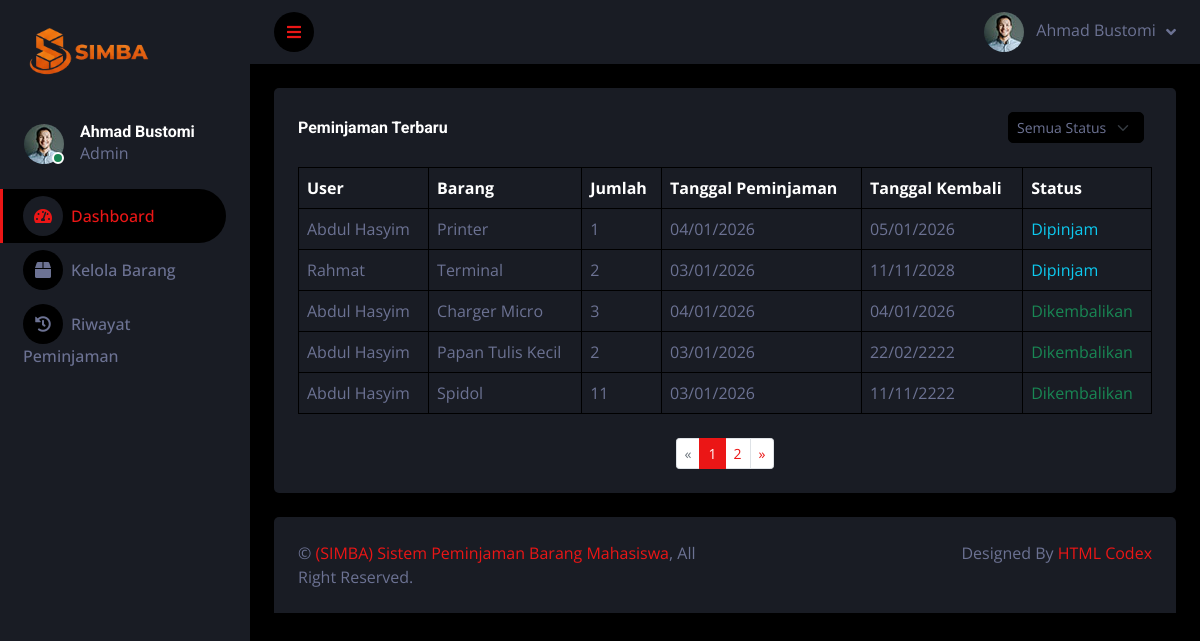
Screenshot of /admindashboard.php (signed in) with the database file from the repository.
### tables this page shows
CREATE TABLE `peminjaman` (
  `id_pinjam` int(11) NOT NULL,
  `id_user` int(11) NOT NULL,
  `id_barang` int(11) NOT NULL,
  `jumlah` int(11) NOT NULL,
  `tgl_pinjam` date NOT NULL,
  `tgl_kembali` date NOT NULL,
  `status` enum('dipinjam','dikembalikan') DEFAULT 'dipinjam',
  `created_at` timestamp NOT NULL DEFAULT current_timestamp()
);

CREATE TABLE `users` (
  `id_user` int(11) NOT NULL,
  `nama` varchar(100) NOT NULL,
  `username` varchar(50) NOT NULL,
  `password` varchar(255) NOT NULL,
  `created_at` timestamp NOT NULL DEFAULT current_timestamp()
);

CREATE TABLE `barang` (
  `id_barang` int(11) NOT NULL,
  `kode_barang` varchar(20) NOT NULL,
  `nama_barang` varchar(100) NOT NULL,
  `stok` int(11) NOT NULL DEFAULT 0,
  `deskripsi` text DEFAULT NULL,
  `created_at` timestamp NOT NULL DEFAULT current_timestamp()
);

### functions/funcpeminjaman.php (called while the page is built, shortened)
<?php
require_once __DIR__ . '/funcbarang.php';
function getSemuaPeminjaman($keyword = '', $limit = null, $offset = 0, $filter_status = '', $date = '', $dashboard_mode = false) {
    global $koneksi;
    $where_clauses = [];
    if ($dashboard_mode && empty($filter_status)) {
        $where_clauses[] = "(p.status = 'dipinjam'
                            OR p.status = 'rejected'
                            OR (p.status = 'dikembalikan' AND p.tgl_kembali >= DATE_SUB(NOW(), INTERVAL 1 DAY)))";
    }
    $where = "";
    if (count($where_clauses) > 0) {
        $where = "WHERE " . implode(" AND ", $where_clauses);
    }
    $query = "SELECT p.*, u.nama as nama_user, u.username, b.kode_barang, b.nama_barang
              FROM peminjaman p
              JOIN users u ON p.id_user = u.id_user
              JOIN barang b ON p.id_barang = b.id_barang
              $where";
    if ($dashboard_mode) {
        $query .= " ORDER BY
                    CASE
                        WHEN p.status = 'dipinjam' THEN 1
                        WHEN p.status = 'rejected' THEN 2
                        WHEN p.status = 'dikembalikan' THEN 3
                        ELSE 4
                    END,
                    p.created_at DESC";
    } else {
        $query .= " ORDER BY p.created_at DESC";
    }
    if ($limit !== null) {
        $limit = (int)$limit;
        $offset = (int)$offset;
        $query .= " LIMIT $limit OFFSET $offset";
    }
    $result = mysqli_query($koneksi, $query);
    $data = [];
    if ($result) {
        while ($row = mysqli_fetch_assoc($result)) {
            $data[] = $row;
        }
    }
    return $data;
}
function countSemuaPeminjaman($keyword = '', $filter_status = '', $date = '', $dashboard_mode = false) {
    global $koneksi;
    $where_clauses = [];
    if ($dashboard_mode && empty($filter_status)) {
        $where_clauses[] = "(p.status = 'dipinjam'
                            OR p.status = 'rejected'
                            OR (p.status = 'dikembalikan' AND p.tgl_kembali >= DATE_SUB(NOW(), INTERVAL 1 DAY)))";
    }
    $where = "";
    if (count($where_clauses) > 0) {
        $where = "WHERE " . implode(" AND ", $where_clauses);
    }
    $query = "SELECT COUNT(*) as total
              FROM peminjaman p
              JOIN users u ON p.id_user = u.id_user
              JOIN barang b ON p.id_barang = b.id_barang
              $where";
    $result = mysqli_query($koneksi, $query);
    if ($result) {
        $row = mysqli_fetch_assoc($result);
        return (int)($row['total'] ?? 0);
    }
    return 0;
}
?>

### admindashboard.php (the view, shortened to what this page needs)
<?php
require_once 'functions/functions.php';
require_once 'functions/funcpeminjaman.php';
$limit = 5;
$page = (int)($_GET['page'] ?? 1);
$offset = ($page - 1) * $limit;
$filter_status = $_GET['status'] ?? '';
$total_data = countSemuaPeminjaman('', $filter_status, '', true);
$total_pages = ceil($total_data / $limit);
$daftar_peminjaman = getSemuaPeminjaman('', $limit, $offset, $filter_status, '', true);
require_once 'header.php';
?>
            <div class="container-fluid pt-4 px-4">
                <div class="bg-secondary text-center rounded p-4">
                    <div class="d-flex align-items-center justify-content-between mb-4">
                        <h6 class="mb-0">Peminjaman Terbaru</h6>
                        <form method="GET" class="d-flex">
                            <select name="status" class="form-select form-select-sm me-2" onchange="this.form.submit()">
                                <option value="">Semua Status</option>
                            </select>
                        </form>
                    </div>
                    <?php if (count($daftar_peminjaman) > 0): ?>
                    <div class="table-responsive">
                        <table class="table text-start align-middle table-bordered table-hover mb-0">
                            <thead>
                                <tr class="text-white">
                                    <th scope="col">User</th>
                                    <th scope="col">Barang</th>
                                    <th scope="col">Jumlah</th>
                                    <th scope="col">Tanggal Peminjaman</th>
                                    <th scope="col">Tanggal Kembali</th>
                                    <th scope="col">Status</th>
                                </tr>
                            </thead>
                            <tbody>
                                <?php foreach ($daftar_peminjaman as $pinjam): ?>
                                <tr>
                                    <td><?= htmlspecialchars($pinjam['nama_user']) ?></td>
                                    <td><?= htmlspecialchars($pinjam['nama_barang']) ?></td>
                                    <td><?= $pinjam['jumlah'] ?></td>
                                    <td><?= date('d/m/Y', strtotime($pinjam['tgl_pinjam'])) ?></td>
                                    <td><?= date('d/m/Y', strtotime($pinjam['tgl_kembali'])) ?></td>
                                    <td>
                                        <?php
                                        $status_class = 'text-warning';
                                        if ($pinjam['status'] == 'dipinjam') $status_class = 'text-info';
                                        elseif ($pinjam['status'] == 'dikembalikan') $status_class = 'text-success';
                                        ?>
                                        <span class="<?= $status_class ?>"><?= ucfirst($pinjam['status']) ?></span>
                                    </td>
                                </tr>
                                <?php endforeach; ?>
                            </tbody>
                        </table>
                    </div>
                    <?php else: ?>
                        <p class="text-center">Belum ada data peminjaman.</p>
                    <?php endif; ?>
                    <?php if ($total_pages > 1): ?>
                    <nav aria-label="Page navigation" class="mt-4">
                        <ul class="pagination pagination-sm justify-content-center mb-0">
                            <li class="page-item <?= $page <= 1 ? 'disabled' : '' ?>">
                                <a class="page-link" href="?page=<?= $page - 1 ?>&status=<?= urlencode($filter_status) ?>" aria-label="Previous">
                                    <span aria-hidden="true">&laquo;</span>
                                </a>
                            </li>
                            <?php for ($i = 1; $i <= $total_pages; $i++): ?>
                                <li class="page-item <?= $page == $i ? 'active' : '' ?>">
                                    <a class="page-link" href="?page=<?= $i ?>&status=<?= urlencode($filter_status) ?>"><?= $i ?></a>
                                </li>
                            <?php endfor; ?>
                            <li class="page-item <?= $page >= $total_pages ? 'disabled' : '' ?>">
                                <a class="page-link" href="?page=<?= $page + 1 ?>&status=<?= urlencode($filter_status) ?>" aria-label="Next">
                                    <span aria-hidden="true">&raquo;</span>
                                </a>
                            </li>
                        </ul>
                    </nav>
                    <?php endif; ?>
                </div>
            </div>
<?php
require_once 'footer.php';
?>

### header.php (shortened to what this page needs)
<?php
function is_active($page_name) {
    echo basename($_SERVER['PHP_SELF']) == $page_name ? 'active' : '';
}
?>
<!DOCTYPE html>
<html lang="en">
<head>
    <link href="https://cdnjs.cloudflare.com/ajax/libs/font-awesome/5.10.0/css/all.min.css" rel="stylesheet">
    <link href="https://cdn.jsdelivr.net/npm/bootstrap-icons@1.4.1/font/bootstrap-icons.css" rel="stylesheet">
    <link href="bootstrap/lib/owlcarousel/assets/owl.carousel.min.css" rel="stylesheet">
    <link href="bootstrap/lib/tempusdominus/css/tempusdominus-bootstrap-4.min.css" rel="stylesheet" />
    <link href="bootstrap/css/bootstrap.min.css" rel="stylesheet">
    <link href="bootstrap/css/style.css" rel="stylesheet">
</head>
<body>
    <div class="container-fluid position-relative d-flex p-0">
        <div class="sidebar pe-4 pb-3">
            <nav class="navbar bg-secondary navbar-dark">
                <a href="admindashboard.php" class="navbar-brand mx-4 mb-3">
                    <h3 class="text-primary"><img src="bootstrap/img/Gemini_Image_acwmhaacwmhaacwm-removebg-preview.png" alt="Logo SIMBA" style="height: 80px;"></h3>
                </a>
                <div class="d-flex align-items-center ms-4 mb-4">
                    <div class="position-relative">
                        <img class="rounded-circle" src="img/user.jpg" alt="" style="width: 40px; height: 40px;">
                        <div class="bg-success rounded-circle border border-2 border-white position-absolute end-0 bottom-0 p-1"></div>
                    </div>
                    <div class="ms-3">
                        <h6 class="mb-0"><?= isset($_SESSION['admin_nama']) ? htmlspecialchars($_SESSION['admin_nama']) : 'Admin' ?></h6>
                        <span>Admin</span>
                    </div>
                </div>
                <div class="navbar-nav w-100">
                    <a href="admindashboard.php" class="nav-item nav-link <?php is_active('admindashboard.php'); ?>"><i class="fa fa-tachometer-alt me-2"></i>Dashboard</a>
                    <a href="adminbarang.php" class="nav-item nav-link <?php is_active('adminbarang.php'); ?>"><i class="fa fa-box me-2"></i>Kelola Barang</a>
                    <a href="adminpinjam.php" class="nav-item nav-link <?php is_active('adminpinjam.php'); ?>"><i class="fa fa-history me-2"></i>Riwayat Peminjaman</a>
                </div>
            </nav>
        </div>
        <div class="content">
            <nav class="navbar navbar-expand bg-secondary navbar-dark sticky-top px-4 py-0">
                <a href="#" class="sidebar-toggler flex-shrink-0">
                    <i class="fa fa-bars"></i>
                </a>
                <div class="navbar-nav align-items-center ms-auto">
                    <div class="nav-item dropdown">
                        <a href="#" class="nav-link dropdown-toggle" data-bs-toggle="dropdown">
                            <img class="rounded-circle me-lg-2" src="img/user.jpg" alt="" style="width: 40px; height: 40px;">
                            <span class="d-none d-lg-inline-flex"><?= isset($_SESSION['admin_nama']) ? htmlspecialchars($_SESSION['admin_nama']) : 'Admin' ?></span>
                        </a>
                    </div>
                </div>
            </nav>

### footer.php (shortened to what this page needs)
            <div class="container-fluid pt-4 px-4">
                <div class="bg-secondary rounded-top p-4">
                    <div class="row">
                        <div class="col-12 col-sm-6 text-center text-sm-start">
                            &copy; <a href="#">(SIMBA) Sistem Peminjaman Barang Mahasiswa</a>, All Right Reserved.
                        </div>
                        <div class="col-12 col-sm-6 text-center text-sm-end">
                            Designed By <a href="https://htmlcodex.com">HTML Codex</a>
                        </div>
                    </div>
                </div>
            </div>
</body>
</html>

### rows the page displays
peminjaman: id_user.nama "Abdul Hasyim", id_barang.nama_barang "Printer", jumlah "1", tgl_pinjam "04/01/2026", tgl_kembali "05/01/2026", status "Dipinjam"
peminjaman: id_user.nama "Rahmat", id_barang.nama_barang "Terminal", jumlah "2", tgl_pinjam "03/01/2026", tgl_kembali "11/11/2028", status "Dipinjam"
peminjaman: id_user.nama "Abdul Hasyim", id_barang.nama_barang "Charger Micro", jumlah "3", tgl_pinjam "04/01/2026", tgl_kembali "04/01/2026", status "Dikembalikan"
peminjaman: id_user.nama "Abdul Hasyim", id_barang.nama_barang "Papan Tulis Kecil", jumlah "2", tgl_pinjam "03/01/2026", tgl_kembali "22/02/2222", status "Dikembalikan"
peminjaman: id_user.nama "Abdul Hasyim", id_barang.nama_barang "Spidol", jumlah "11", tgl_pinjam "03/01/2026", tgl_kembali "11/11/2222", status "Dikembalikan"

### other values shown
$_SESSION['admin_nama'] "Ahmad Bustomi"
